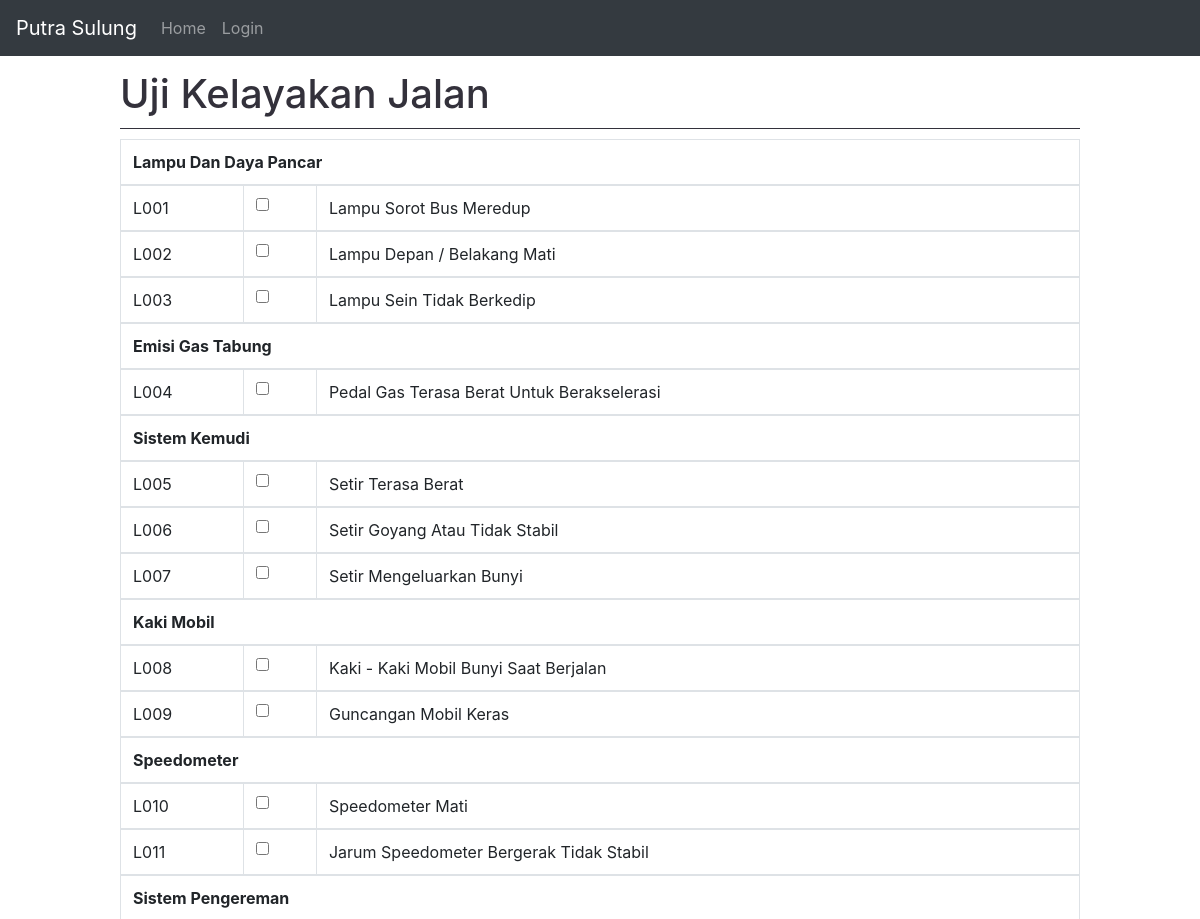
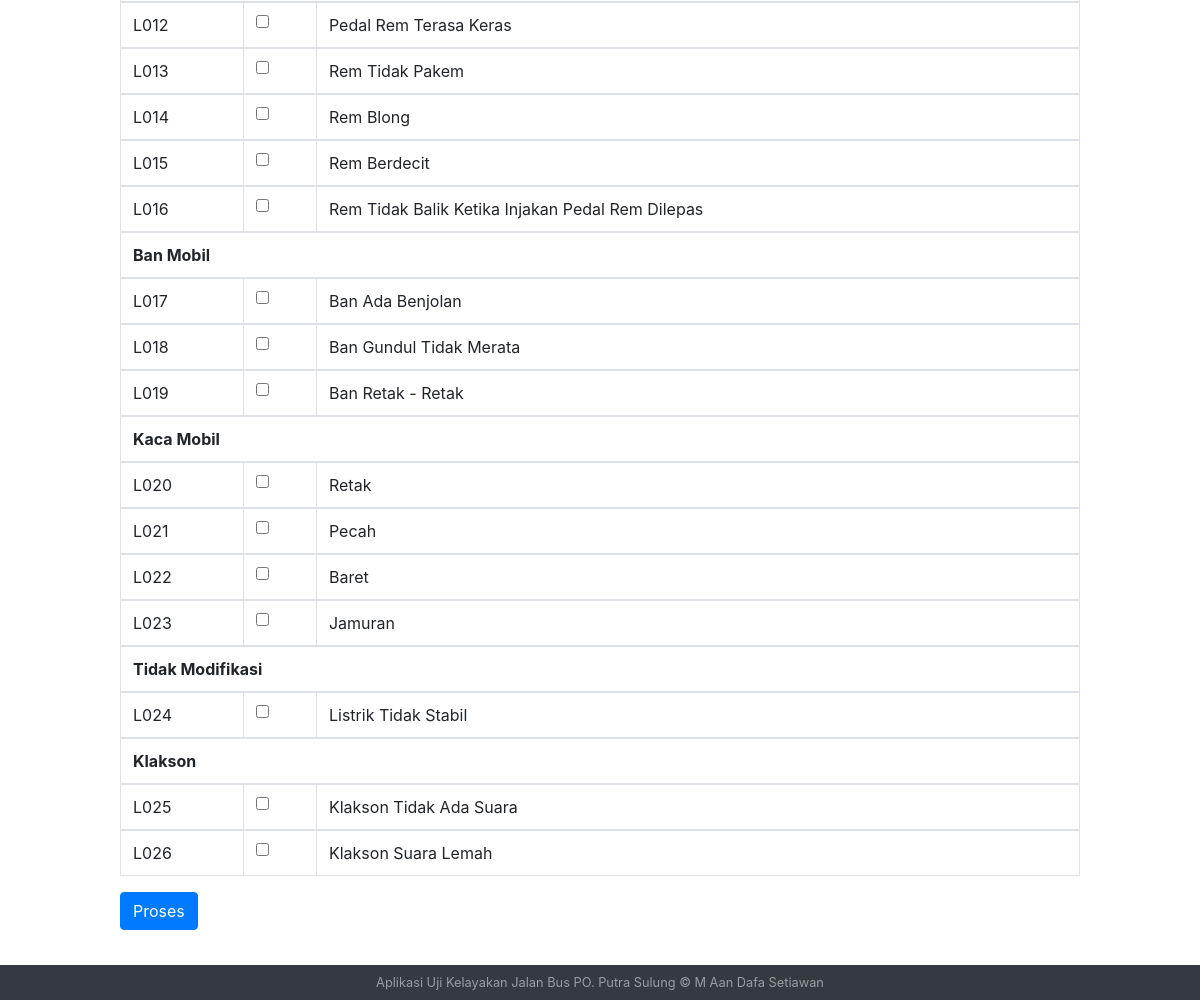
The page / on the database its author committed (2 pictures, top to bottom).
### tables this page shows
CREATE TABLE IF NOT EXISTS `kerusakan` (
  `kdkerusakan` varchar(4) NOT NULL,
  `kerusakan` varchar(50) NOT NULL,
  `kdklkerusakan` varchar(4) NOT NULL,
  `mb` float NOT NULL
);

CREATE TABLE IF NOT EXISTS `klkerusakan` (
  `kdklkerusakan` varchar(4) NOT NULL,
  `namaklkerusakan` varchar(50) NOT NULL
);

### koneksi/fungsi.php (called while the page is built, shortened)
<?php
function tampilkan_kerusakan2(){
  $query  = "SELECT kerusakan.kdkerusakan, kerusakan.kerusakan, kerusakan.mb, klkerusakan.namaklkerusakan
            FROM kerusakan
            LEFT JOIN klkerusakan
            ON  kerusakan.kdklkerusakan = klkerusakan.kdklkerusakan
            ORDER BY kerusakan.kdklkerusakan, kerusakan.kdkerusakan ASC;";
  return result($query);
}
function result($query){
  global $link;
  if($result = mysqli_query($link, $query) or die('gagal menampilkan data')){
    return $result;
  }
}
 ?>

### index.php (the view, shortened to what this page needs)
<?php
include'header.php';
$tampil_kerusakan2   = tampilkan_kerusakan2();
$tesaja = false;
?>
<body>
    <div class="size">
      <h1>Uji Kelayakan Jalan</h1>
      <form action="hasil.php" method="post">
        <table class="table table-bordered table-hover">
          <thead>
            <?php while($row = mysqli_fetch_assoc($tampil_kerusakan2)):?>
              <?php if($tesaja != $row['namaklkerusakan']): ?>
                <tr>
                  <th colspan="3"><?= $row['namaklkerusakan']; ?></th>
                </tr>
              <?php endif; ?>
          </thead>
          <tbody>
              <tr>
                <td><?= $row['kdkerusakan']; ?></td>
                <td><input id="ikondisi<?php echo $row['kdkerusakan']; ?>" name="ikondisi[]" type="checkbox" value="<?php echo $row['kdkerusakan']; ?>"></td>
                <td><?= $row['kerusakan']; ?></td>
                <?php $tesaja = $row['namaklkerusakan']; ?>
              </tr>
          </tbody>
          <?php endwhile; ?>
        </table>
        <button type="submit" class="btn btn-primary" name="button">Proses</button>
      </form>
    </div>
  <?php
  include'footer.php';
  ?>
</body>

### header.php (shortened to what this page needs)
<?php
$login = false;
 ?>
<head>
  <link rel="stylesheet" href="css/bootstrap.min.css">
  <link href="awesome/css/font-awesome.min.css" rel="stylesheet">
  <link rel="stylesheet" href="css/style.css" type="text/css">
</head>
<body>
  </body>
  <nav class="navbar navbar-expand-lg navbar-dark fixed-top" id="mainNav">
    <a class="navbar-brand" href="index.php">Putra Sulung</a>
    <div class="collapse navbar-collapse" id="navbarResponsive">
      <ul class="navbar-nav navbar-sidenav" id="exampleAccordion">
        <li class="nav-item" data-toggle="tooltip" data-placement="right" title="Dashboard">
          <a class="nav-link" href="index.php">
            <span class="nav-link-text">Home</span>
          </a>
        </li>
      <?php if($login == true): ?>
        <li class="nav-item" data-toggle="tooltip" data-placement="right" title="Charts">
          <a class="nav-link" href="logout.php">
            <span class="nav-link-text">Logout</span>
          </a>
        </li>
      <?php else: ?>
        <li class="nav-item" data-toggle="tooltip" data-placement="right" title="Charts">
          <a class="nav-link" href="login.php">
            <span class="nav-link-text">Login</span>
          </a>
        </li>
      <?php endif; ?>
    </ul>
  </nav>
</body>

### footer.php
<footer class="py-2">
  <div class="container text-center">
    <small>Aplikasi Uji Kelayakan Jalan Bus PO. Putra Sulung &copy; M Aan Dafa Setiawan</small>
  </div>
</footer>

### css/style.css (style rules this page uses)
body { margin-bottom: 70px; }
h1 { color: #33313b; padding-bottom: 10px; margin-bottom: 10px; border-bottom: 1px solid #33313b; }
.size { padding-top: 70px; padding-left: 10%; padding-right: 10%; }
footer { position: fixed; bottom: 0; width: 100%; color: rgba(255,255,255,.5); background-color: #343a40; }
.navbar { background-color: #343a40; }
.navbar .navbar-brand { color: white; }
.navbar .navbar-nav .nav-link { color: rgba(255,255,255,.5); border-radius: .25rem; }
.navbar .navbar-collapse, .navbar .navbar-form { border-color: #ecf0f1; }

### rows shown on the page
kerusakan: klkerusakan.namaklkerusakan "Lampu Dan Daya Pancar", kdkerusakan "L001", kerusakan "Lampu Sorot Bus Meredup"
kerusakan: kdkerusakan "L002", kerusakan "Lampu Depan / Belakang Mati"
kerusakan: kdkerusakan "L003", kerusakan "Lampu Sein Tidak Berkedip"
kerusakan: klkerusakan.namaklkerusakan "Emisi Gas Tabung", kdkerusakan "L004", kerusakan "Pedal Gas Terasa Berat Untuk Berakselerasi"
kerusakan: klkerusakan.namaklkerusakan "Sistem Kemudi", kdkerusakan "L005", kerusakan "Setir Terasa Berat"
kerusakan: kdkerusakan "L006", kerusakan "Setir Goyang Atau Tidak Stabil"
kerusakan: kdkerusakan "L007", kerusakan "Setir Mengeluarkan Bunyi"
kerusakan: klkerusakan.namaklkerusakan "Kaki Mobil", kdkerusakan "L008", kerusakan "Kaki - Kaki Mobil Bunyi Saat Berjalan"
kerusakan: kdkerusakan "L009", kerusakan "Guncangan Mobil Keras"
kerusakan: klkerusakan.namaklkerusakan "Speedometer", kdkerusakan "L010", kerusakan "Speedometer Mati"
kerusakan: kdkerusakan "L011", kerusakan "Jarum Speedometer Bergerak Tidak Stabil"
kerusakan: klkerusakan.namaklkerusakan "Sistem Pengereman", kdkerusakan "L012", kerusakan "Pedal Rem Terasa Keras"
kerusakan: kdkerusakan "L013", kerusakan "Rem Tidak Pakem"
kerusakan: kdkerusakan "L014", kerusakan "Rem Blong"
kerusakan: kdkerusakan "L015", kerusakan "Rem Berdecit"
kerusakan: kdkerusakan "L016", kerusakan "Rem Tidak Balik Ketika Injakan Pedal Rem Dilepas"
kerusakan: klkerusakan.namaklkerusakan "Ban Mobil", kdkerusakan "L017", kerusakan "Ban Ada Benjolan"
kerusakan: kdkerusakan "L018", kerusakan "Ban Gundul Tidak Merata"
kerusakan: kdkerusakan "L019", kerusakan "Ban Retak - Retak"
kerusakan: klkerusakan.namaklkerusakan "Kaca Mobil", kdkerusakan "L020", kerusakan "Retak"
kerusakan: kdkerusakan "L021", kerusakan "Pecah"
kerusakan: kdkerusakan "L022", kerusakan "Baret"
kerusakan: kdkerusakan "L023", kerusakan "Jamuran"
kerusakan: klkerusakan.namaklkerusakan "Tidak Modifikasi", kdkerusakan "L024", kerusakan "Listrik Tidak Stabil"
kerusakan: klkerusakan.namaklkerusakan "Klakson", kdkerusakan "L025", kerusakan "Klakson Tidak Ada Suara"
kerusakan: kdkerusakan "L026", kerusakan "Klakson Suara Lemah"
